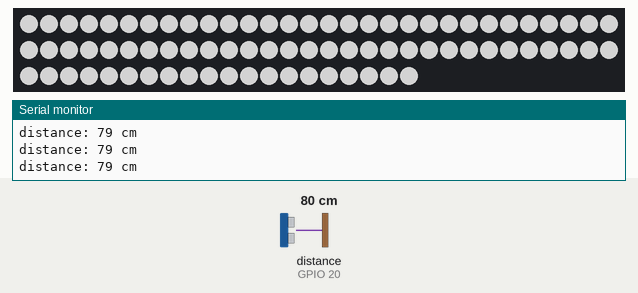
The sketch below on a simulated ESP32. Shown: 80 RGB LEDs in strip order, left to right, continuing on the next row, the last lines printed to the serial monitor. Wiring (inferred from the names in the program): ultrasonic range finder: trigger GPIO 21; echo GPIO 20. Inputs (shaded band) come from the test bench; at power-on: distance to the obstacle (sensor on GPIO 20) 80 cm. The echo pulse lasts 58.3 µs per cm; dim RGB values are drawn brighter than linear.

Above: at 1.2 s.
1.3 s: distance to the obstacle (sensor on GPIO 20) set to 2 cm
At 1.68 s:
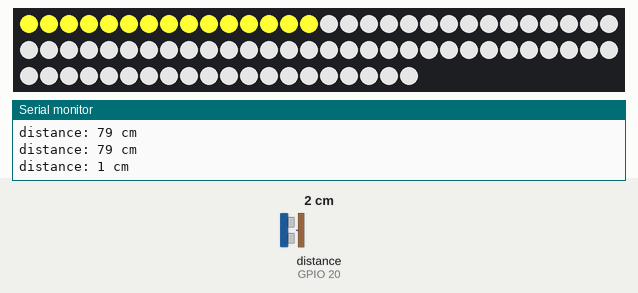
3.9 s: distance to the obstacle (sensor on GPIO 20) set to 250 cm
At 4.9 s:
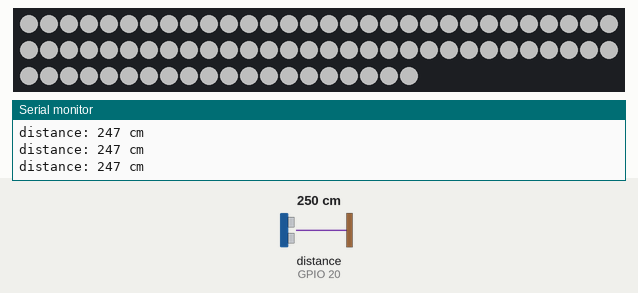
6.9 s: distance to the obstacle (sensor on GPIO 20) set to 4 cm
At 7.65 s:
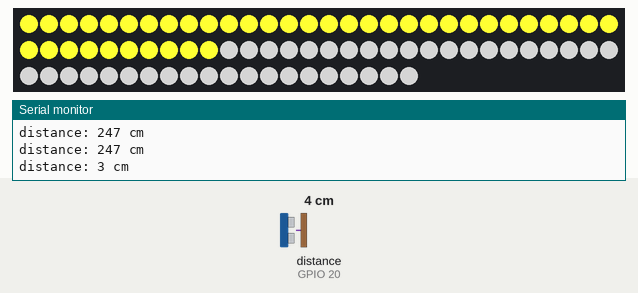
8.9 s: distance to the obstacle (sensor on GPIO 20) set to 183 cm
At 9.7 s:
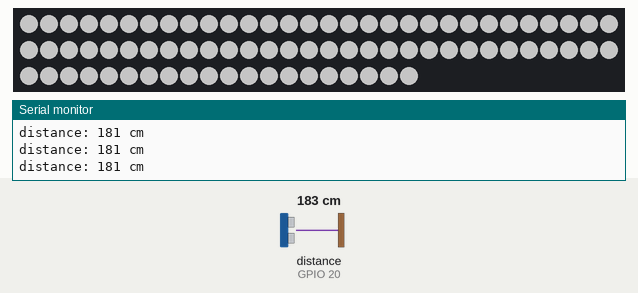

The sketch:

clarity_shelf_neopixels.ino
```cpp
/*
 * This ESP32 code is created by esp32io.com
 *
 * This ESP32 code is released in the public domain
 *
 * For more detail (instruction and wiring diagram), visit https://esp32io.com/tutorials/esp32-neopixel-led-strip
 */

#include <Adafruit_NeoPixel.h>

#define PIN_NEO_PIXEL 16  // The ESP32 pin GPIO16 connected to NeoPixel
#define NUM_PIXELS 80     // The number of LEDs (pixels) on NeoPixel LED strip (increase number according to length)


#define TRIG_PIN 21 // ESP32 pin GPIO23 connected to Ultrasonic Sensor's TRIG pin
#define ECHO_PIN 20 // ESP32 pin GPIO22 connected to Ultrasonic Sensor's ECHO pin

// This holds the RGB value for the neopixel light
int Brightness = 0;

//This is the brightness added or subtracted for pulsing
int fadeAmount = 5;

// The duration and distance variables for the ultrasonic proximity sensor
int duration_us, distance_cm;

// This stores whether the object has been detected or not, the value is either true or false
bool isLoaded;


Adafruit_NeoPixel NeoPixel(NUM_PIXELS, PIN_NEO_PIXEL, NEO_GRB + NEO_KHZ800);

void setup() {
  NeoPixel.begin();  // initialize NeoPixel strip object (REQUIRED)
    Serial.begin (9600);

  // configure the trigger pin to output mode
  pinMode(TRIG_PIN, OUTPUT);
  // configure the echo pin to input mode
  pinMode(ECHO_PIN, INPUT);
}

void loop() {

    // generate 10-microsecond pulse to TRIG pin
  digitalWrite(TRIG_PIN, HIGH);
  delayMicroseconds(10);
  digitalWrite(TRIG_PIN, LOW);


    // measure duration of pulse from ECHO pin
  duration_us = pulseIn(ECHO_PIN, HIGH);

  // calculate the distance
  distance_cm = 0.017 * duration_us;


    Serial.print("distance: ");
  Serial.print(distance_cm);
  Serial.println(" cm");


if(distance_cm <=22 ) { // Checks if proximity reading is within 25 or not

  if (isLoaded == false)  { //Checks if isLoaded state was already false or not
    loaderLight();  // Calls function to turn on loading lights
    isLoaded = true;  //After loading lights has been displayed and completed value becomes true
  }

  solid(255); //Calls the function to keep the lights solid when something is kept within 25 cm


}


else {
 pulsing(); //calls the pulsing function when nothing is kept within 25cm
}
}
//ENd of Function loop

void pulsing () {

   Brightness = Brightness + fadeAmount;  //Brightness increases by fadeamount at each function call
    for (int pixel = 0; pixel < NUM_PIXELS; pixel++) {           // for each pixel
    NeoPixel.setPixelColor(pixel, NeoPixel.Color(Brightness, Brightness, Brightness));  // it only takes effect if pixels.show() is called
  }
  NeoPixel.show();
  delay(30); //Delay between each function call


   if (Brightness <= 0 || Brightness >= 180) { //checks if brightness is full or not
    NeoPixel.clear();  // Turns off all neopixels
    fadeAmount = -fadeAmount; // Turns fadeamount negative to pulsing is reveresd
  }
  isLoaded = false; // Loading turned false since no product is kept


}


void solid (int x) {

for (int pixel = 0; pixel < NUM_PIXELS; pixel++) {           // for each pixel
    NeoPixel.setPixelColor(pixel, NeoPixel.Color(x, x, x - 80));

      // it only takes effect if pixels.show() is called
  }
        NeoPixel.show();
}


void loaderLight() {
    for (int pixel = 0; pixel < NUM_PIXELS; pixel++) {           // for each pixel
    NeoPixel.setPixelColor(pixel, NeoPixel.Color(255, 255, 50));  // it only takes effect if pixels.show() is called
    NeoPixel.show();                                           // update to the NeoPixel Led Strip

    delay(12.5);  // 10ms pause between each pixel
  }
  NeoPixel.clear();

    Brightness = 175;  // This keeps brightness at 250 before pulsing starts to maintain seamlessness of pulsing

}
```

Measured:
- after the input at 1.3 s, the LEDs: change after 0.24 s (image 1)
- after the input at 3.9 s, the LEDs: first change at once (image 2 shows a later state)
- after the input at 6.9 s, the LEDs: first change after 0.30 s (image 3 shows a later state)
- after the input at 8.9 s, the LEDs: first change at once (image 4 shows a later state)
